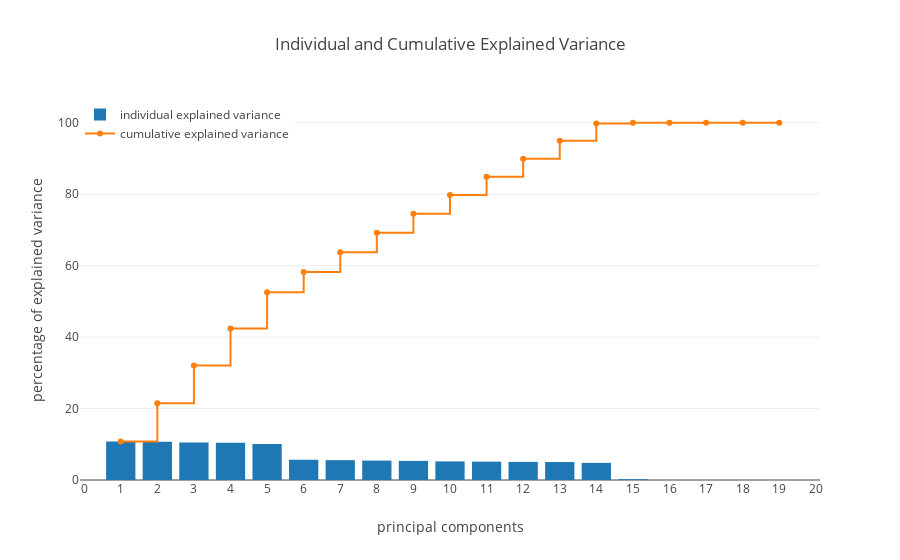

The notebook cell this image was saved under:
### Markdown cell above
In the following we plot the Scree Plot to determine how many components we use.

### Code cell
trace_cum_var_exp = go.Bar(
    x=list(range(1, len(cum_var_exp) + 1)), 
    y=var_exp,
    name="individual explained variance",
)
trace_ind_var_exp = go.Scatter(
    x=list(range(1, len(cum_var_exp) + 1)),
    y=cum_var_exp,
    mode='lines+markers',
    name="cumulative explained variance",
    line=dict(
        shape='hv',
    ))
data = [trace_cum_var_exp, trace_ind_var_exp]
layout = go.Layout(
    title='Individual and Cumulative Explained Variance',
    autosize=True,
    yaxis=dict(
        title='percentage of explained variance',
    ),
    xaxis=dict(
        title="principal components",
        dtick=1,
    ),
    legend=dict(
        x=0,
        y=1,
    ),
)
fig = go.Figure(data=data, layout=layout)
iplot(fig, filename='basic-bar')

### Figure 1 — Plotly figure (JSON) as saved in the notebook; plotly's stock layout.template omitted (floating-point values rounded to 4 significant figures)
{"data": [{"name": "individual explained variance", "type": "bar", "uid": "4f2767b7-27ca-4aff-b0bd-aba8de144d49", "x": [1, 2, 3, 4, 5, 6, 7, 8, 9, 10, 11, 12, 13, 14, 15, 16, 17, 18, 19], "y": [10.79, 10.73, 10.51, 10.41, 10.11, 5.668, 5.554, 5.429, 5.35, 5.203, 5.134, 5.069, 5.023, 4.794, 0.226, 3.808e-05, 4.121e-06, 1.174e-06, 2.512e-07]}, {"line": {"shape": "hv"}, "mode": "lines+markers", "name": "cumulative explained variance", "type": "scatter", "uid": "59a3864a-4558-4e04-acf1-0f252502f7ba", "x": [1, 2, 3, 4, 5, 6, 7, 8, 9, 10, 11, 12, 13, 14, 15, 16, 17, 18, 19], "y": [10.79, 21.52, 32.03, 42.44, 52.55, 58.22, 63.77, 69.2, 74.55, 79.75, 84.89, 89.96, 94.98, 99.77, 100.0, 100.0, 100.0, 100.0, 100.0]}], "layout": {"autosize": true, "legend": {"x": 0, "y": 1}, "title": {"text": "Individual and Cumulative Explained Variance"}, "xaxis": {"dtick": 1, "title": {"text": "principal components"}}, "yaxis": {"title": {"text": "percentage of explained variance"}}}}
